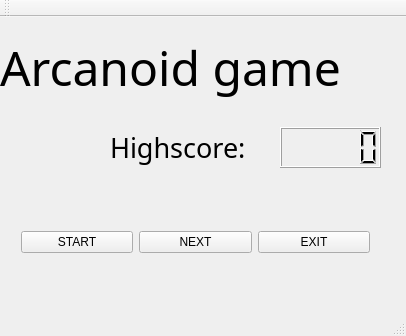
<?xml version="1.0" encoding="UTF-8"?>
<ui version="4.0">
 <class>MainWindow</class>
 <widget class="QMainWindow" name="MainWindow">
  <property name="geometry">
   <rect>
    <x>0</x>
    <y>0</y>
    <width>406</width>
    <height>336</height>
   </rect>
  </property>
  <property name="windowTitle">
   <string>MainWindow</string>
  </property>
  <widget class="QWidget" name="centralWidget">
   <widget class="QLabel" name="Highscore">
    <property name="geometry">
     <rect>
      <x>110</x>
      <y>110</y>
      <width>171</width>
      <height>41</height>
     </rect>
    </property>
    <property name="font">
     <font>
      <family>ГОСТ тип А</family>
      <pointsize>20</pointsize>
     </font>
    </property>
    <property name="text">
     <string>Highscore:</string>
    </property>
   </widget>
   <widget class="QLabel" name="Arcanoid_game">
    <property name="geometry">
     <rect>
      <x>0</x>
      <y>10</y>
      <width>401</width>
      <height>81</height>
     </rect>
    </property>
    <property name="font">
     <font>
      <family>ГОСТ тип А</family>
      <pointsize>36</pointsize>
     </font>
    </property>
    <property name="text">
     <string>Arcanoid game</string>
    </property>
    <property name="textFormat">
     <enum>Qt::AutoText</enum>
    </property>
   </widget>
   <widget class="QLCDNumber" name="highscore">
    <property name="geometry">
     <rect>
      <x>280</x>
      <y>110</y>
      <width>101</width>
      <height>41</height>
     </rect>
    </property>
   </widget>
   <widget class="QWidget" name="horizontalLayoutWidget">
    <property name="geometry">
     <rect>
      <x>10</x>
      <y>190</y>
      <width>371</width>
      <height>71</height>
     </rect>
    </property>
    <layout class="QHBoxLayout" name="horizontalLayout">
     <item>
      <widget class="QPushButton" name="start">
       <property name="text">
        <string>START</string>
       </property>
      </widget>
     </item>
     <item>
      <widget class="QPushButton" name="next">
       <property name="text">
        <string>NEXT</string>
       </property>
      </widget>
     </item>
     <item>
      <widget class="QPushButton" name="exit">
       <property name="text">
        <string>EXIT</string>
       </property>
      </widget>
     </item>
    </layout>
   </widget>
  </widget>
  <widget class="QMenuBar" name="menuBar">
   <property name="geometry">
    <rect>
     <x>0</x>
     <y>0</y>
     <width>406</width>
     <height>26</height>
    </rect>
   </property>
  </widget>
  <widget class="QToolBar" name="mainToolBar">
   <attribute name="toolBarArea">
    <enum>TopToolBarArea</enum>
   </attribute>
   <attribute name="toolBarBreak">
    <bool>false</bool>
   </attribute>
  </widget>
  <widget class="QStatusBar" name="statusBar"/>
 </widget>
 <layoutdefault spacing="6" margin="11"/>
 <resources/>
 <connections/>
</ui>
